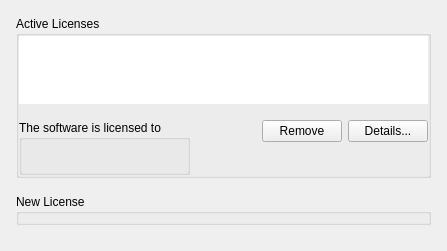
<?xml version="1.0" encoding="UTF-8"?>
<ui version="4.0">
 <class>LicenseManagerWidget</class>
 <widget class="QWidget" name="LicenseManagerWidget">
  <property name="geometry">
   <rect>
    <x>0</x>
    <y>0</y>
    <width>447</width>
    <height>251</height>
   </rect>
  </property>
  <layout class="QVBoxLayout" name="verticalLayout_5">
   <property name="spacing">
    <number>16</number>
   </property>
   <property name="leftMargin">
    <number>16</number>
   </property>
   <property name="topMargin">
    <number>16</number>
   </property>
   <property name="rightMargin">
    <number>16</number>
   </property>
   <property name="bottomMargin">
    <number>16</number>
   </property>
   <item>
    <widget class="QGroupBox" name="groupBox">
     <property name="sizePolicy">
      <sizepolicy hsizetype="Preferred" vsizetype="Maximum">
       <horstretch>0</horstretch>
       <verstretch>0</verstretch>
      </sizepolicy>
     </property>
     <property name="title">
      <string>Active Licenses</string>
     </property>
     <property name="flat">
      <bool>true</bool>
     </property>
     <layout class="QGridLayout" name="gridLayout">
      <property name="leftMargin">
       <number>0</number>
      </property>
      <property name="topMargin">
       <number>0</number>
      </property>
      <property name="rightMargin">
       <number>0</number>
      </property>
      <property name="bottomMargin">
       <number>0</number>
      </property>
      <property name="verticalSpacing">
       <number>16</number>
      </property>
      <item row="0" column="0" colspan="4">
       <widget class="QnTreeView" name="gridLicenses">
        <property name="sizePolicy">
         <sizepolicy hsizetype="Expanding" vsizetype="Fixed">
          <horstretch>0</horstretch>
          <verstretch>0</verstretch>
         </sizepolicy>
        </property>
        <property name="maximumSize">
         <size>
          <width>16777215</width>
          <height>500</height>
         </size>
        </property>
        <property name="frameShape">
         <enum>QFrame::NoFrame</enum>
        </property>
        <property name="horizontalScrollBarPolicy">
         <enum>Qt::ScrollBarAlwaysOff</enum>
        </property>
        <property name="sizeAdjustPolicy">
         <enum>QAbstractScrollArea::AdjustToContents</enum>
        </property>
        <property name="editTriggers">
         <set>QAbstractItemView::NoEditTriggers</set>
        </property>
        <property name="selectionMode">
         <enum>QAbstractItemView::ExtendedSelection</enum>
        </property>
        <property name="rootIsDecorated">
         <bool>false</bool>
        </property>
        <property name="uniformRowHeights">
         <bool>true</bool>
        </property>
        <property name="itemsExpandable">
         <bool>false</bool>
        </property>
        <property name="sortingEnabled">
         <bool>true</bool>
        </property>
        <property name="allColumnsShowFocus">
         <bool>true</bool>
        </property>
        <attribute name="headerStretchLastSection">
         <bool>false</bool>
        </attribute>
       </widget>
      </item>
      <item row="1" column="3">
       <widget class="QPushButton" name="detailsButton">
        <property name="text">
         <string>Details...</string>
        </property>
       </widget>
      </item>
      <item row="1" column="2">
       <widget class="QPushButton" name="removeButton">
        <property name="text">
         <string>Remove</string>
        </property>
       </widget>
      </item>
      <item row="1" column="0" rowspan="2">
       <widget class="QGroupBox" name="infoGroupBox">
        <property name="title">
         <string>The software is licensed to</string>
        </property>
        <layout class="QVBoxLayout" name="verticalLayout">
         <item>
          <widget class="QLabel" name="infoLabel"/>
         </item>
        </layout>
       </widget>
      </item>
      <item row="1" column="1" rowspan="2">
       <spacer name="horizontalSpacer_2">
        <property name="orientation">
         <enum>Qt::Horizontal</enum>
        </property>
        <property name="sizeHint" stdset="0">
         <size>
          <width>40</width>
          <height>20</height>
         </size>
        </property>
       </spacer>
      </item>
      <item row="2" column="2" colspan="2">
       <spacer name="verticalSpacer">
        <property name="orientation">
         <enum>Qt::Vertical</enum>
        </property>
        <property name="sizeHint" stdset="0">
         <size>
          <width>20</width>
          <height>1</height>
         </size>
        </property>
       </spacer>
      </item>
     </layout>
    </widget>
   </item>
   <item>
    <widget class="QGroupBox" name="newLicenseGroupBox">
     <property name="sizePolicy">
      <sizepolicy hsizetype="Preferred" vsizetype="Maximum">
       <horstretch>0</horstretch>
       <verstretch>0</verstretch>
      </sizepolicy>
     </property>
     <property name="title">
      <string>New License</string>
     </property>
     <property name="flat">
      <bool>true</bool>
     </property>
     <layout class="QVBoxLayout" name="verticalLayout_3">
      <property name="spacing">
       <number>0</number>
      </property>
      <property name="leftMargin">
       <number>0</number>
      </property>
      <property name="topMargin">
       <number>0</number>
      </property>
      <property name="rightMargin">
       <number>0</number>
      </property>
      <property name="bottomMargin">
       <number>0</number>
      </property>
      <item>
       <widget class="QnLicenseWidget" name="licenseWidget" native="true"/>
      </item>
     </layout>
    </widget>
   </item>
   <item>
    <spacer name="verticalSpacer_2">
     <property name="orientation">
      <enum>Qt::Vertical</enum>
     </property>
     <property name="sizeHint" stdset="0">
      <size>
       <width>20</width>
       <height>1</height>
      </size>
     </property>
    </spacer>
   </item>
  </layout>
 </widget>
 <customwidgets>
  <customwidget>
   <class>QnLicenseWidget</class>
   <extends>QWidget</extends>
   <header location="global">ui/widgets/system_settings/license_widget.h</header>
   <container>1</container>
  </customwidget>
  <customwidget>
   <class>QnTreeView</class>
   <extends>QTreeView</extends>
   <header location="global">ui/widgets/common/tree_view.h</header>
  </customwidget>
 </customwidgets>
 <tabstops>
  <tabstop>gridLicenses</tabstop>
  <tabstop>removeButton</tabstop>
  <tabstop>detailsButton</tabstop>
 </tabstops>
 <resources/>
 <connections/>
 <slots>
  <slot>gridSelectionChanged()</slot>
 </slots>
</ui>
